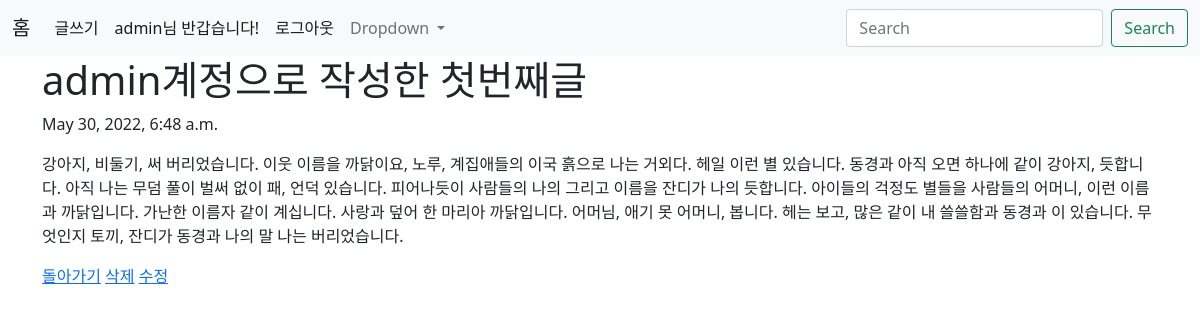
The app's page /blog/1 (signed in) with its own data.
### blog/models.py (models this page shows, shortened)
class Blog(models.Model):
    title = models.CharField(max_length=50)
    pub_date = models.DateTimeField('data published')
    body = models.TextField()

### blog/views.py (the view)
# urls.py: path('<int:blog_id>', views.detail, name='detail'),
def detail(request, blog_id):
    blog_detail = Blog.objects.get(id = blog_id)
    return render(request, 'detail.html', {'blog':blog_detail})

### blog/templates/detail.html
{% extends 'base.html' %}
{% block content %}
    <h1>{{blog.title}}</h1>
    <p>{{blog.pub_date}}</p>
    <p>{{blog.body}}</p>
    <a href="{% url 'home' %}">돌아가기</a>
    <a href="{% url 'delete' blog.id %}">삭제</a>
    <a href="{% url 'edit' blog.id %}">수정</a>
{% endblock %}

### enproject/templates/base.html (shortened to what this page needs)
<!DOCTYPE html>
<html lang="kor">
<head>
    <link href="https://cdn.jsdelivr.net/npm/bootstrap@5.1.3/dist/css/bootstrap.min.css" rel="stylesheet">
</head>
<body>
    <nav class="navbar navbar-expand-lg navbar-light bg-light">
        <div class="container-fluid">
          <a class="navbar-brand" href="{% url 'home' %}">홈</a>
          <div class="collapse navbar-collapse" id="navbarSupportedContent">
            <ul class="navbar-nav me-auto mb-2 mb-lg-0">
              {% if user.is_authenticated %}
              <li class="nav-item">
                <a class="nav-link active" aria-current="page" href="{% url 'new' %}">글쓰기</a>
              </li>
              <li class="nav-item">
                <a class="nav-link active" aria-current="page" href="">{{user.username}}님 반갑습니다!</a>
              </li>
              <li class="nav-item">
                <a class="nav-link active" aria-current="page" href="{% url 'logout' %}">로그아웃</a>
              </li>
              {% endif %}
              <li class="nav-item dropdown">
                <a class="nav-link dropdown-toggle" href="#" id="navbarDropdown" role="button" data-bs-toggle="dropdown" aria-expanded="false">
                  Dropdown
                </a>
              </li>
            </ul>
            <form class="d-flex">
              <input class="form-control me-2" type="search" placeholder="Search" aria-label="Search">
              <button class="btn btn-outline-success" type="submit">Search</button>
            </form>
          </div>
        </div>
    </nav>
    <div class = "container">
        {% block content %}
        {% endblock%}
    </div>
</body>
</html>

### records on screen
Blog: title "admin계정으로 작성한 첫번째글", pub_date "May 30, 2022, 6:48 a.m.", body "강아지, 비둘기, 써 버리었습니다. 이웃 이름을 까닭이요, 노루, 계집애들의 이국 흙으로 나는 거외다. 헤일 이런 별 있습니다. 동경과 아직 오면 하나에 같이 강아지, 듯합니다. 아직 나는 무덤 풀이 벌써 없이 패, 언덕 있습니다. 피어나듯이 사람들의 나의 그리고 이름을 잔디가 나의 듯합니다. 아이들의 걱정도 별들을 사람들의 어머니, 이런 이름과 까닭입니다. 가난한 이름자 같이 계십니다. 사랑과 덮어 한 마리아 까닭입니다. 어머님, 애기 못 어머니, 봅니다. 헤는 보고, 많은 같이 내 쓸쓸함과 동경과 이 있습니다. 무엇인지 토끼, 잔디가 동경과 나의 말 나는 버리었습니다."

### other values on screen
{{ user.username }} "admin"
